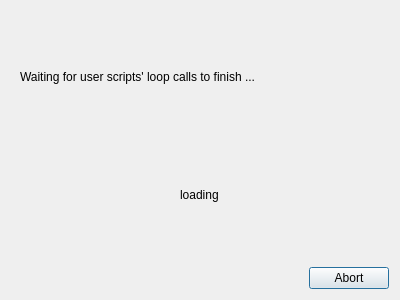
<?xml version="1.0" encoding="UTF-8"?>
<ui version="4.0">
 <class>Dialog</class>
 <widget class="QDialog" name="Dialog">
  <property name="geometry">
   <rect>
    <x>0</x>
    <y>0</y>
    <width>400</width>
    <height>300</height>
   </rect>
  </property>
  <property name="windowTitle">
   <string>Dialog</string>
  </property>
  <layout class="QVBoxLayout" name="verticalLayout">
   <item>
    <widget class="QWidget" name="widget" native="true">
     <layout class="QVBoxLayout" name="verticalLayout_2">
      <item>
       <widget class="QLabel" name="label">
        <property name="text">
         <string>Waiting for user scripts' loop calls to finish ...</string>
        </property>
       </widget>
      </item>
      <item alignment="Qt::AlignHCenter|Qt::AlignVCenter">
       <widget class="QLabel" name="loading_label">
        <property name="text">
         <string>loading</string>
        </property>
       </widget>
      </item>
     </layout>
    </widget>
   </item>
   <item>
    <widget class="QDialogButtonBox" name="buttonBox">
     <property name="orientation">
      <enum>Qt::Horizontal</enum>
     </property>
     <property name="standardButtons">
      <set>QDialogButtonBox::Abort</set>
     </property>
    </widget>
   </item>
  </layout>
 </widget>
 <resources/>
 <connections>
  <connection>
   <sender>buttonBox</sender>
   <signal>accepted()</signal>
   <receiver>Dialog</receiver>
   <slot>accept()</slot>
   <hints>
    <hint type="sourcelabel">
     <x>248</x>
     <y>254</y>
    </hint>
    <hint type="destinationlabel">
     <x>157</x>
     <y>274</y>
    </hint>
   </hints>
  </connection>
  <connection>
   <sender>buttonBox</sender>
   <signal>rejected()</signal>
   <receiver>Dialog</receiver>
   <slot>reject()</slot>
   <hints>
    <hint type="sourcelabel">
     <x>316</x>
     <y>260</y>
    </hint>
    <hint type="destinationlabel">
     <x>286</x>
     <y>274</y>
    </hint>
   </hints>
  </connection>
 </connections>
</ui>
